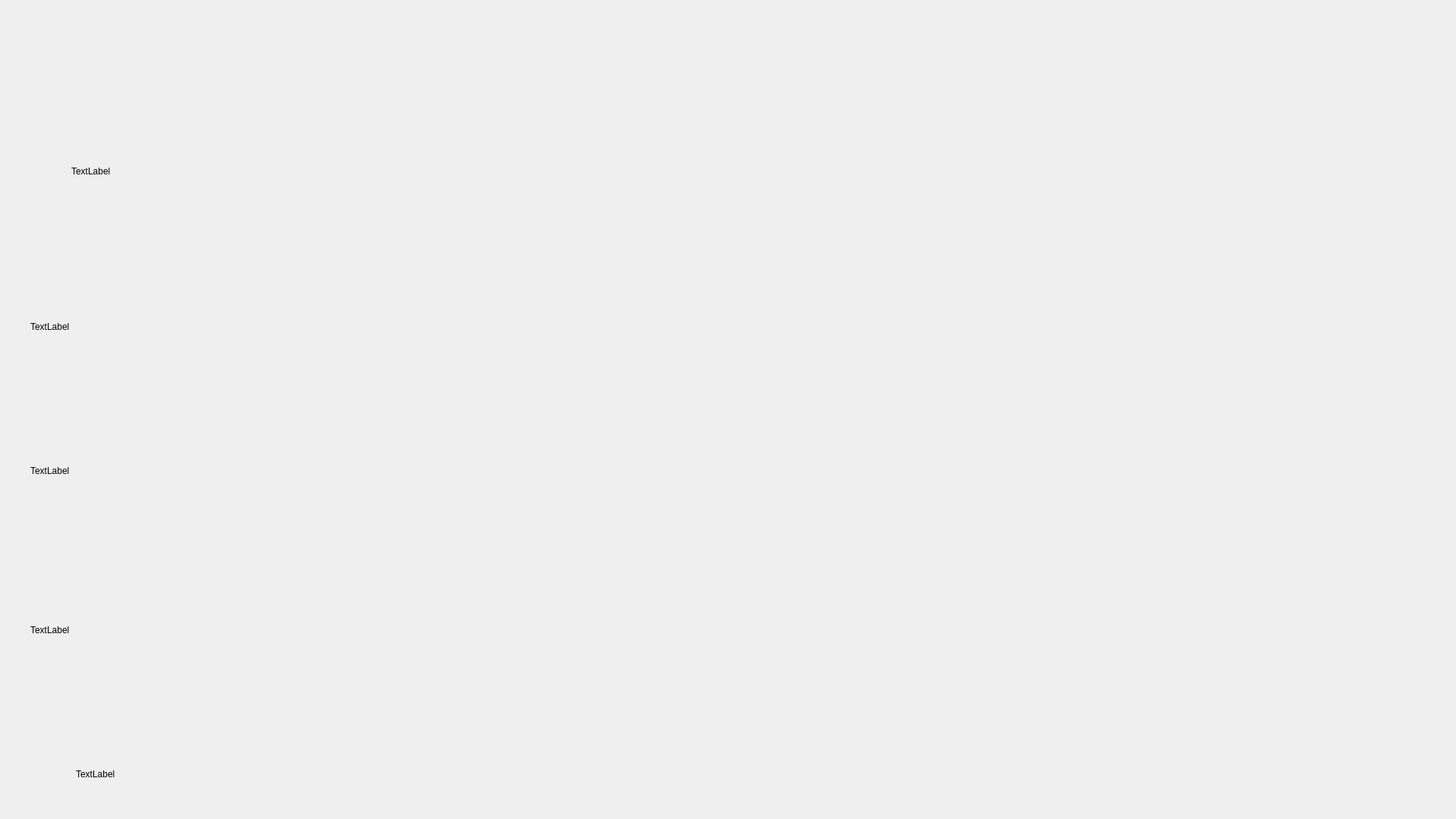
<?xml version="1.0" encoding="UTF-8"?>
<ui version="4.0">
 <class>Form</class>
 <widget class="QWidget" name="Form">
  <property name="geometry">
   <rect>
    <x>0</x>
    <y>0</y>
    <width>1920</width>
    <height>1080</height>
   </rect>
  </property>
  <property name="windowTitle">
   <string>Form</string>
  </property>
  <widget class="QLabel" name="label">
   <property name="geometry">
    <rect>
     <x>0</x>
     <y>0</y>
     <width>1920</width>
     <height>1080</height>
    </rect>
   </property>
   <property name="styleSheet">
    <string notr="true"/>
   </property>
   <property name="text">
    <string/>
   </property>
   <property name="pixmap">
    <pixmap resource="rec.qrc">:/redc/lib/tuse.png</pixmap>
   </property>
   <property name="scaledContents">
    <bool>true</bool>
   </property>
  </widget>
  <widget class="QLabel" name="label_4">
   <property name="geometry">
    <rect>
     <x>580</x>
     <y>290</y>
     <width>821</width>
     <height>461</height>
    </rect>
   </property>
   <property name="text">
    <string/>
   </property>
   <property name="pixmap">
    <pixmap resource="rec.qrc">:/redc/lib/gifloader.gif</pixmap>
   </property>
   <property name="scaledContents">
    <bool>true</bool>
   </property>
  </widget>
  <widget class="QPushButton" name="exitB">
   <property name="geometry">
    <rect>
     <x>1620</x>
     <y>130</y>
     <width>221</width>
     <height>71</height>
    </rect>
   </property>
   <property name="styleSheet">
    <string notr="true">background-image: url(:/redc/lib/exit - Copy.png);
border:none;</string>
   </property>
   <property name="text">
    <string/>
   </property>
  </widget>
  <widget class="QLabel" name="label_2">
   <property name="geometry">
    <rect>
     <x>40</x>
     <y>395</y>
     <width>391</width>
     <height>71</height>
    </rect>
   </property>
   <property name="text">
    <string>TextLabel</string>
   </property>
  </widget>
  <widget class="QLabel" name="label_3">
   <property name="geometry">
    <rect>
     <x>40</x>
     <y>585</y>
     <width>391</width>
     <height>71</height>
    </rect>
   </property>
   <property name="text">
    <string>TextLabel</string>
   </property>
  </widget>
  <widget class="QLabel" name="label_5">
   <property name="geometry">
    <rect>
     <x>40</x>
     <y>795</y>
     <width>391</width>
     <height>71</height>
    </rect>
   </property>
   <property name="text">
    <string>TextLabel</string>
   </property>
  </widget>
  <widget class="QLabel" name="label_6">
   <property name="geometry">
    <rect>
     <x>100</x>
     <y>985</y>
     <width>391</width>
     <height>71</height>
    </rect>
   </property>
   <property name="text">
    <string>TextLabel</string>
   </property>
  </widget>
  <widget class="QLabel" name="label_8">
   <property name="geometry">
    <rect>
     <x>94</x>
     <y>195</y>
     <width>321</width>
     <height>61</height>
    </rect>
   </property>
   <property name="text">
    <string>TextLabel</string>
   </property>
  </widget>
 </widget>
 <resources>
  <include location="rec.qrc"/>
 </resources>
 <connections/>
</ui>
